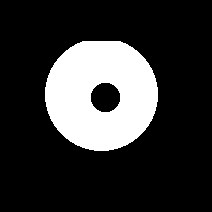
%> input picture region_filling.tif, 212 x 212 px
$ octave lab7task3.m   (GNU Octave 9; MATLAB toolbox functions it lacks are replaced by stand-ins)
%> lines starting %> are read from the running program, lines starting %| are printed output that depends on the picture; in (x1, y1, x2, y2) boxes, pixels count from 0 and x2, y2 are one past the last pixel; in counts of white or black regions, pixels touching at a corner belong together; the program's own positions count from 1
clear all;
close all;
clc;

im=imread('region_filling.tif');
%> im: size 212x212 logical; 20.6% white; 1 white region, box (x1, y1, x2, y2) and area: (45, 41, 158, 151) 9259
figure;
imshow(im,[]);
fiugre;
%> (this line was passed over: fiugre is not available in this run)
imshow(~im,[]);
SE=strel('square',3);

[rows,cols]=size(im);
%> rows = 212; cols = 212

X=false(rows,cols);

X(109,100)=true;
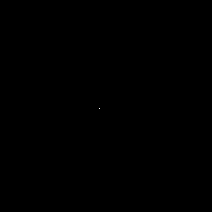
%> X: size 212x212 logical; 0% white in thin lines or dots, all inside (x1, y1, x2, y2) = (99, 108, 100, 109)

Xk=true(rows,cols);
while 1
    Xk= (imdilate(X,SE)& (~im));
    if sum(sum(abs(X-Xk))) ==0
        break;
    else
        X=Xk;
    end
end
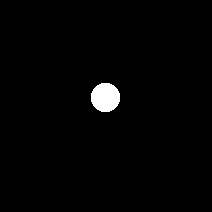
%> X: size 212x212 logical; 1.5% white; 1 white region, box (x1, y1, x2, y2) and area: (91, 83, 120, 112) 673

figure; imshow(Xk | im,[])
%> after `imshow(Xk | im,[])`:
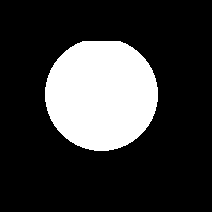
%> displayed picture: size 212x212, on the screen's scale of 0 to 255; 22.1% white; 1 white region, box (x1, y1, x2, y2) and area: (45, 41, 158, 151) 9932

$ run again, with DFT_no_log.tif copied over region_filling.tif
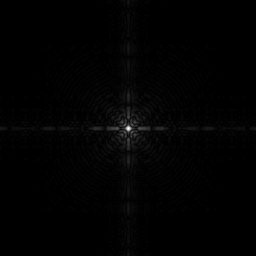
%> input picture DFT_no_log.tif, 256 x 256 px
%> im is the input picture: size 256x256 uint8; min 0, max 255, mean 2.1
%> `imshow(~im,[]);`:
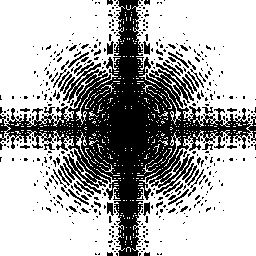
%> displayed picture: size 256x256, on the screen's scale of 0 to 255; 68.2% white; 471 black regions (418 under 20 px), largest, box (x1, y1, x2, y2) and area: (0, 0, 256, 256) 17025, (107, 41, 114, 55) 65, (143, 41, 150, 55) 65
